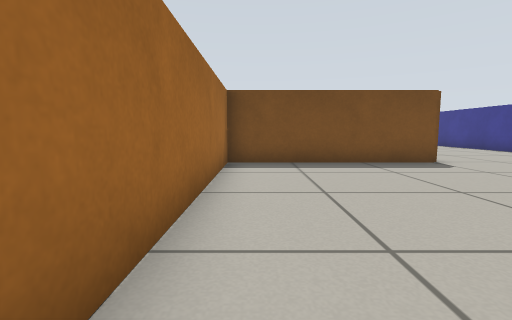
view 1 (above)

20 first-person views from a walk through a robot-simulator world made for Gazebo. The camera is 0.45 m above the floor, tilts 6° down and sees 85° across. The floor is counted in squares, 0.5 m on a side. Each view is taken from the middle of a square. On the plan, view 1 faces up. The plan holds only what a view shows up to about 11 squares ahead; the rest is blank. The place goes on beyond the plan.

view 2
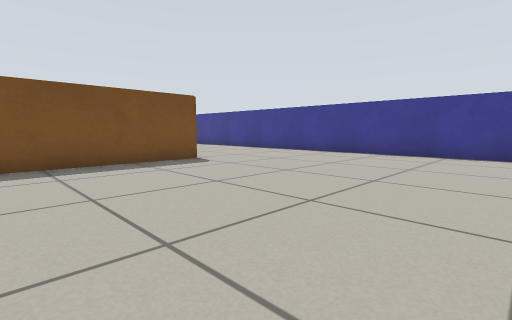

view 3
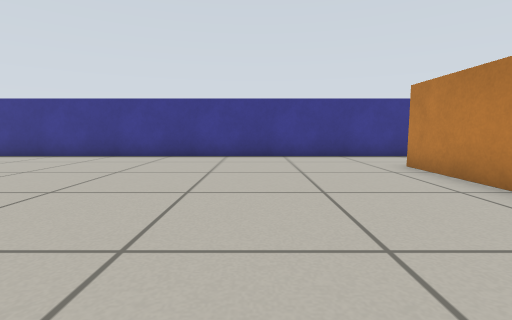

view 4
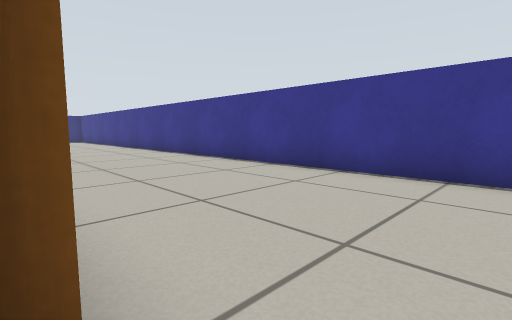

view 5
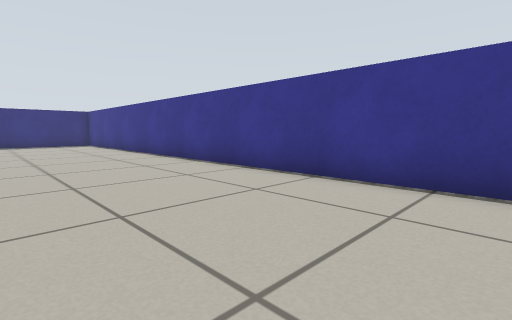

view 6
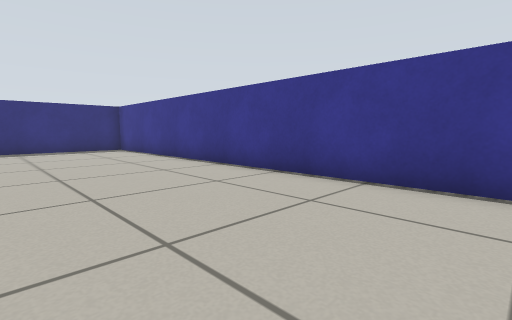

view 7
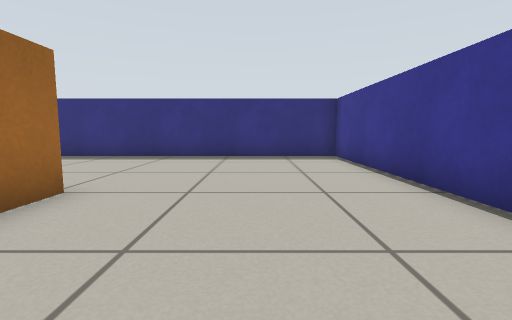

view 8
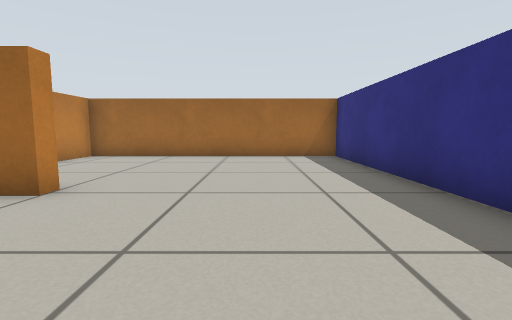

view 9
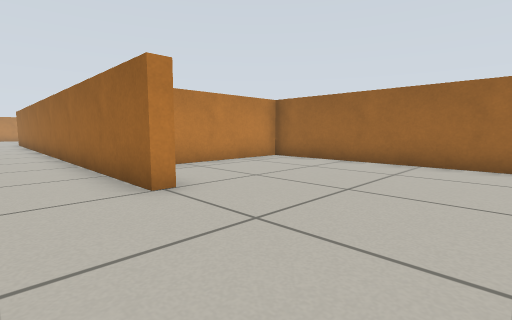

view 10
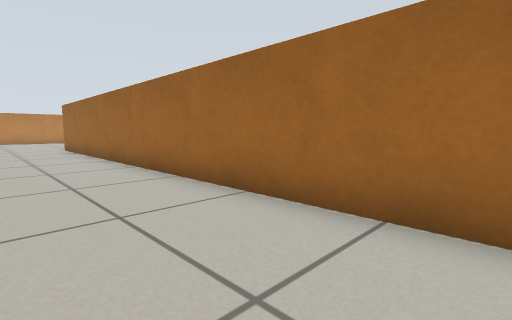

view 11
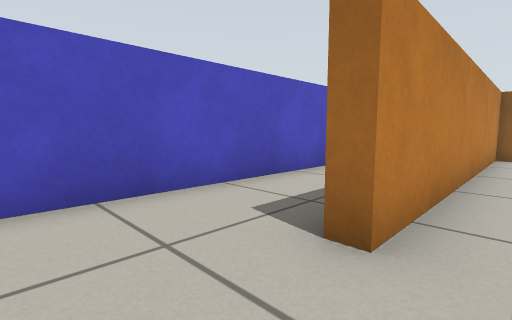

view 12
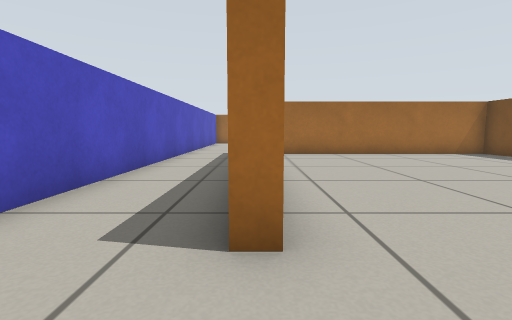

view 13
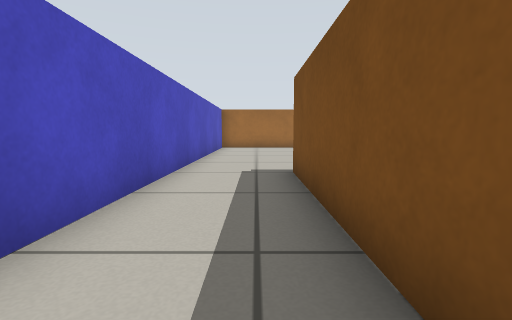

view 14
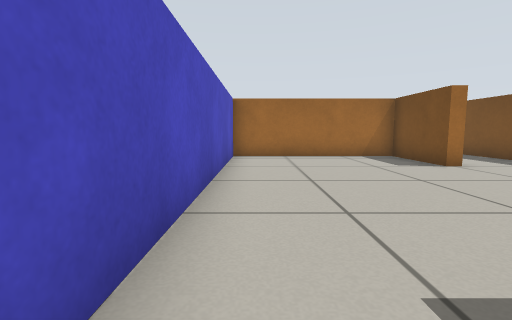

view 15
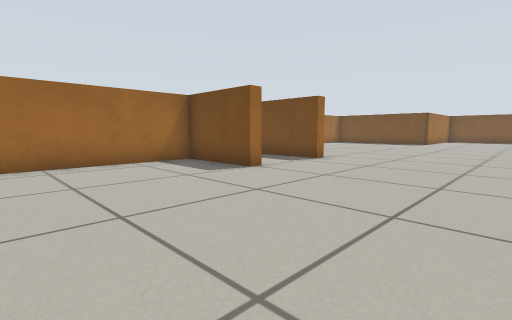

view 16
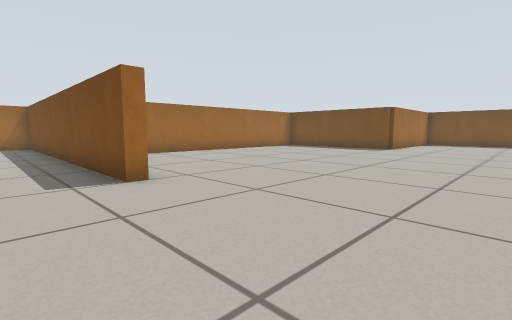

view 17
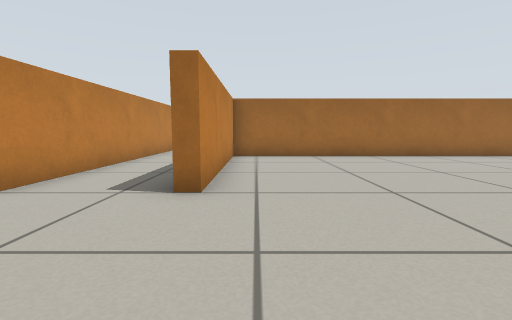

view 18
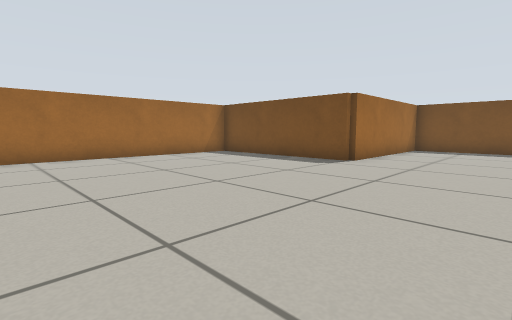

view 19
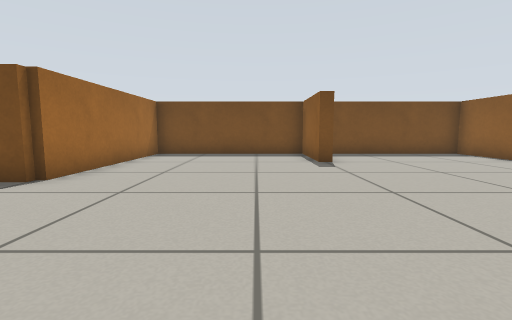

view 20
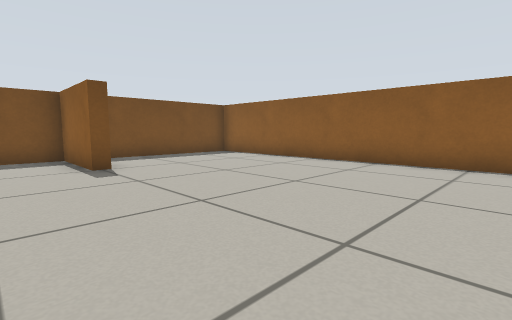

### Floor plan
Points are (right, up) in squares from view 1. A wall is a line through its corners. A room is listed if a view was taken in it or the views show most of it. See-through windows are left out.
Room 1 (views 1, 2, 3, 4, 5, 6, 7, 8, 9, 10, 11)
walls: (5.1, 7.8) (-0.8, 7.8) (-0.8, -0.8) (8, -0.8); (4.8, 26) (5.2, 26) (5.2, 10); (10.8, -0.4) (10.8, 31.8) (-0.8, 31.8) (-0.8, 23.2) (3.4, 23.2)
ways out: opening at (9.5, -1) to room 2
Room 2 (views 12, 13, 14, 15, 16, 17, 18, 19, 20)
walls: (4.8, 13.2) (4.8, 22.8) (-0.1, 22.8); (-12.8, 15) (-12.8, 5.2) (-7, 5.2) (-7, 4.8) (-16, 4.8); (-0.8, 20) (-1.2, 20) (-1.2, 22.8) (-6.8, 22.8) (-6.8, 16.8) (-11, 16.8); (-14.1, 2.2) (-7, 2.2) (-7, 1.8) (-9.8, 1.8) (-9.8, -3.8) (10, -3.8); (4.2, -1.2) (-1, -1.2); (8, -0.8) (8, -1.2); (10.8, -2.4) (10.8, -0.4)
ways out: opening at (9.5, -1) to room 1

Positions as (right, up) in squares from view 1, and headings:
1: (0, 0), facing up
2: (0, 0), facing up-right
3: (1, 3), facing right
4: (5, 7), facing up-right
5: (6, 13), facing up-right
6: (6, 18), facing up-right
7: (8, 22), facing up
8: (9, 29), facing left
9: (7, 30), facing down-left
10: (8, 23), facing down-left
11: (10, 0), facing down-left
12: (10, -1), facing left
13: (5, -2), facing left
14: (0, -3), facing left
15: (-2, -3), facing up-left
16: (-2, 3), facing up-left
17: (-3, 6), facing left
18: (-3, 9), facing up-left
19: (-3, 12), facing up
20: (-3, 13), facing up-right
